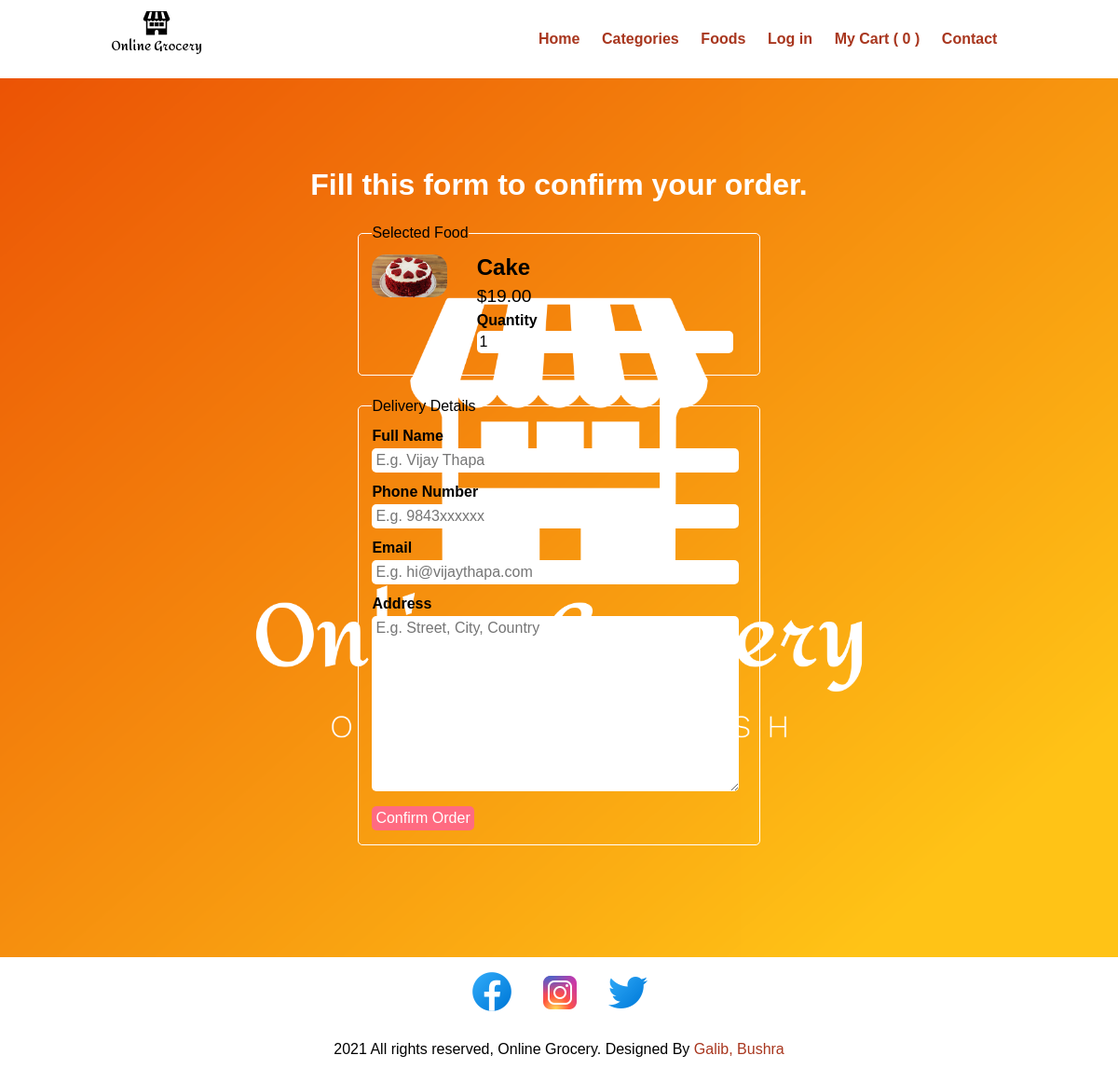
Before: /order.php?food_id=9 with the older database file.
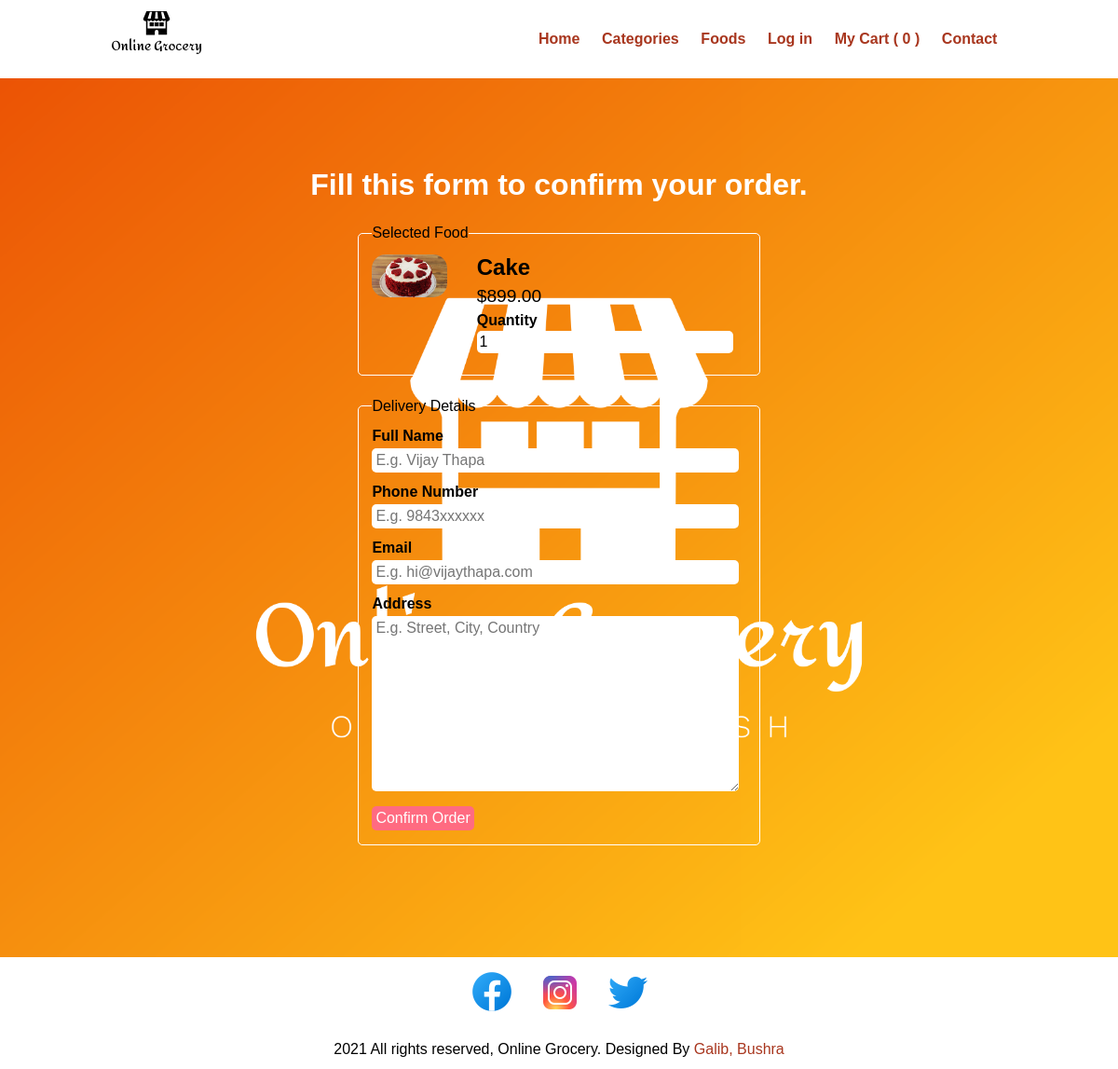
After: the same page with the newer database file.
### tables this page shows
CREATE TABLE `tbl_food` (
  `id` int(10) UNSIGNED NOT NULL,
  `title` varchar(100) NOT NULL,
  `description` text NOT NULL,
  `price` decimal(10,2) NOT NULL,
  `image_name` varchar(255) NOT NULL,
  `category_id` int(10) UNSIGNED NOT NULL,
  `featured` varchar(10) NOT NULL,
  `active` varchar(10) NOT NULL
);

### order.php (the view, shortened to what this page needs)
<?php include('partials-front/menu.php'); ?>
<?php
if(isset($_GET['food_id']))
{
    $food_id = $_GET['food_id'];
    $sql = "SELECT * FROM tbl_food WHERE id=$food_id";
    $res = mysqli_query($conn, $sql);
    $count = mysqli_num_rows($res);
    if($count==1)
    {
        $row = mysqli_fetch_assoc($res);
        $title = $row['title'];
        $price = $row['price'];
        $image_name = $row['image_name'];
    }
    else
    {
        header('location:'.SITEURL);
    }
}
else
{
    header('location:'.SITEURL);
}
?>
<section class="food-search">
    <div class="container">
        <h2 class="text-center text-white">Fill this form to confirm your order.</h2>
        <form action="" method="POST" class="order">
            <fieldset>
                <legend>Selected Food</legend>
                <div class="food-menu-img">
                    <?php
                    if($image_name=="")
                    {
                        echo "<div class='error'>Image not Available.</div>";
                    }
                    else
                    {
                        ?>
                        <img src="<?php echo SITEURL; ?>images/food/<?php echo $image_name; ?>" alt="Chicke Hawain Pizza" class="img-responsive img-curve">
                        <?php
                    }
                    ?>
                </div>
                <div class="food-menu-desc">
                    <h3><?php echo $title; ?></h3>
                    <p class="food-price">$<?php echo $price; ?></p>
                    <div class="order-label">Quantity</div>
                    <input type="number" name="qty" class="input-responsive" value="1" required>
                </div>
            </fieldset>
            <fieldset>
                <legend>Delivery Details</legend>
                <div class="order-label">Full Name</div>
                <input type="text" name="full-name" placeholder="E.g. Vijay Thapa" class="input-responsive" required>
                <div class="order-label">Phone Number</div>
                <input type="tel" name="contact" placeholder="E.g. 9843xxxxxx" class="input-responsive" required>
                <div class="order-label">Email</div>
                <input type="email" name="email" placeholder="E.g. hi@vijaythapa.com" class="input-responsive" required>
                <div class="order-label">Address</div>
                <textarea name="address" rows="10" placeholder="E.g. Street, City, Country" class="input-responsive" required></textarea>
                <input type="submit" name="submit" value="Confirm Order" class="btn btn-primary">
            </fieldset>
        </form>
            </div>
        </section>
        <?php include('partials-front/footer.php'); ?>

Changed rows visible on the page:
changed tbl_food "Cake": price "19.00" → "899.00"
